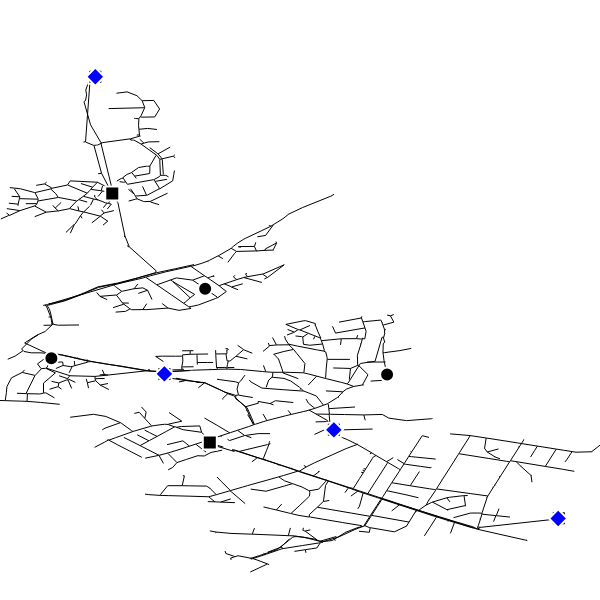

Source (notebook cell):
### Markdown cell above
### Sensor map

### Code cell
plot_network(wq_sensors=True, flow_meters=True, show_legend=True)

### Figure 1 — Plotly figure (JSON) as saved in the notebook; plotly's stock layout.template omitted (floating-point values rounded to 4 significant figures; data arrays with more than 128 entries replaced by an {"elided": "..."} marker saying what was removed)
{"data": [{"hoverinfo": "none", "line": {"color": "black", "width": 1}, "mode": "lines", "name": "link", "type": "scatter", "x": {"elided": "8802 float values"}, "y": {"elided": "8802 float values"}}, {"hoverinfo": "text", "marker": {"color": "black", "line": {"color": "white", "width": 2}, "size": 14, "symbol": "square"}, "mode": "markers", "name": "water quality sensor (kiosk)", "text": ["BW1", "BW2", "BW4", "BW5", "BW9", "BW12"], "type": "scatter", "x": [363500.0, 364600.0, 365500.0, 363800.0, 364000.0, 363600.0], "y": [179800.0, 176800.0, 176000.0, 177269, 176700.0, 178800.0]}, {"hoverinfo": "text", "marker": {"color": "black", "line": {"color": "white", "width": 2}, "size": 14}, "mode": "markers", "name": "water quality sensor (hydrant)", "text": ["BW3", "BW6", "BW7"], "type": "scatter", "x": [363300.0, 364800.0, 364000.0], "y": [177400.0, 177300.0, 178000.0]}, {"hoverinfo": "text", "marker": {"color": "blue", "line": {"color": "white", "width": 2}, "size": 14, "symbol": "diamond"}, "mode": "markers", "name": "DMA flow meter", "text": ["inlet_2296", "Snowden Road DBV", "New Station Way DBV", "inlet_2005"], "type": "scatter", "x": [363500.0, 363800.0, 364600.0, 365500.0], "y": [179800.0, 177300.0, 176800.0, 176000.0]}], "layout": {"coloraxis": {"colorbar": {"tickfont": {"size": 18}, "title": {"font": {"size": 20}}}}, "font": {"size": 16}, "height": 600, "hovermode": "closest", "margin": {"b": 0, "l": 0, "r": 0, "t": 40}, "paper_bgcolor": "white", "plot_bgcolor": "white", "showlegend": false, "width": 600, "xaxis": {"showgrid": false, "showticklabels": false, "zeroline": false}, "yaxis": {"showgrid": false, "showticklabels": false, "zeroline": false}}}
